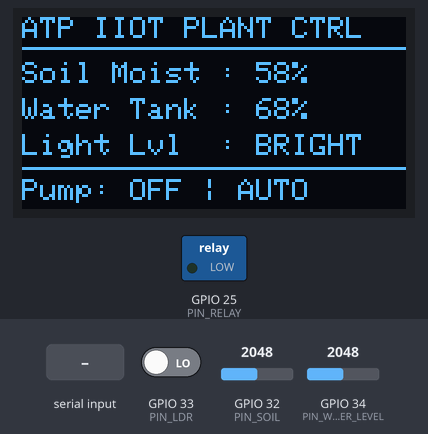
Bench run of a sketch on a simulated ESP32. Parts: 128×64 one-colour display, switched loads named in the sketch (green lamp = pin HIGH). Inputs (shaded band) come from the test bench; at power-on: GPIO 32 (PIN_SOIL) = 2048, GPIO 34 (PIN_WATER_LEVEL) = 2048, GPIO 33 (PIN_LDR) LOW (analog values on the 0–4095 scale). What the sketch prints to the serial monitor is not drawn.

Above: at 2.2 s.
2.3 s: GPIO 32 (PIN_SOIL) set to 1114
At 3.8 s:
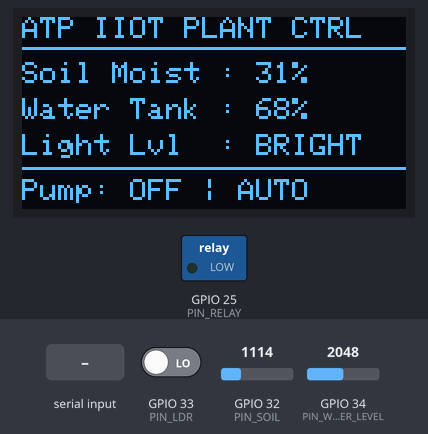
4.5 s: GPIO 32 (PIN_SOIL) set to 1001
At 5.3 s:
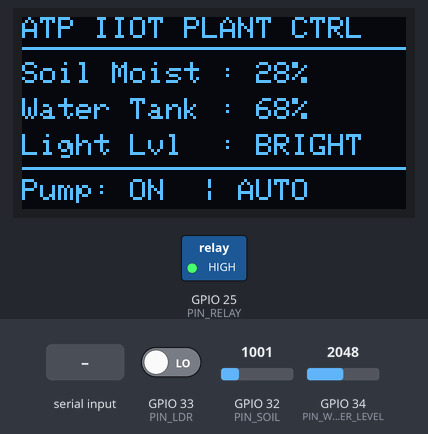
6.5 s: GPIO 34 (PIN_WATER_LEVEL) set to 471
At 8.1 s:
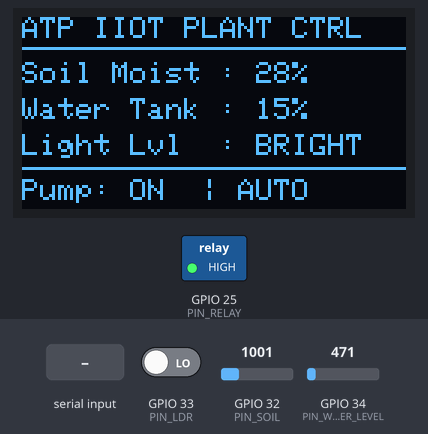
8.5 s: GPIO 34 (PIN_WATER_LEVEL) set to 423
At 9.6 s:
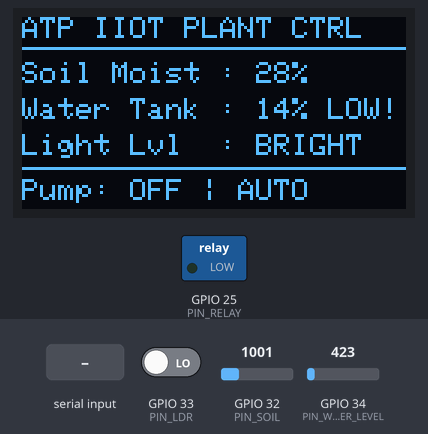
10.5 s: GPIO 33 (PIN_LDR) driven HIGH
At 12.2 s:
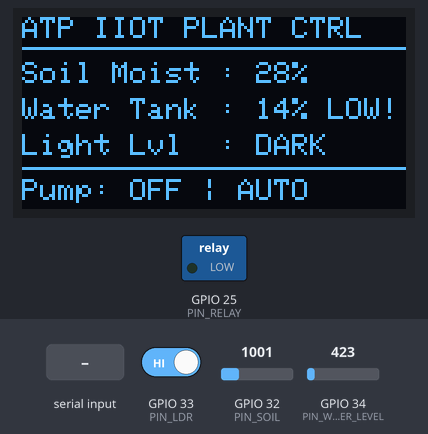
12.5 s: "PUMP:ON\n" received over Serial
At 13.9 s:
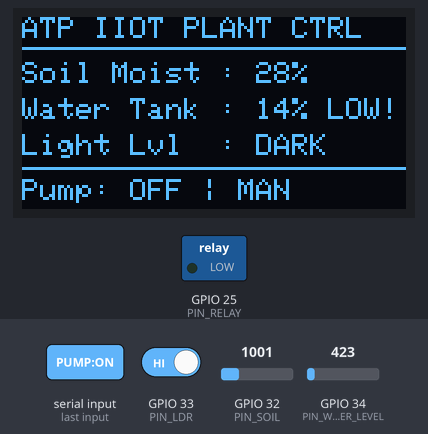
Timing chart, 0 to 15.5 s (numbered marks = the images above; inputs shaded):
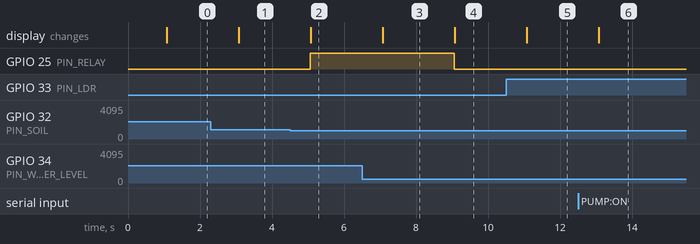

The sketch:

RootHex.ino
```cpp
#include <Wire.h>
#include <Adafruit_GFX.h>
#include <Adafruit_SSD1306.h>

// ---------------- PIN DEFINITIONS ----------------
#define PIN_RELAY        25   // Relay IN pin (Controls 5V Water Pump)
#define PIN_SOIL         32   // SparkFun Soil Moisture Sensor (Analog)
#define PIN_LDR          33   // LDR Module Digital Output (do)
#define PIN_WATER_LEVEL  34   // Water Level Sensor (Analog, Input-only GPIO)
#define PIN_OLED_SDA     21   // OLED I2C Data
#define PIN_OLED_SCL     22   // OLED I2C Clock (SCK)

// ---------------- OLED SETTINGS ------------------
#define SCREEN_WIDTH     128
#define SCREEN_HEIGHT    64
#define OLED_RESET       -1
#define SCREEN_ADDRESS   0x3C // Standard I2C address for 128x64 OLED

Adafruit_SSD1306 display(SCREEN_WIDTH, SCREEN_HEIGHT, &Wire, OLED_RESET);

// ---------------- HARDWARE LOGIC CONFIG ----------
// Many 5V relay modules are Active-LOW. Swap HIGH/LOW if your relay works in reverse.
#define RELAY_ON         HIGH
#define RELAY_OFF        LOW

// Standard LDR comparator modules output LOW when bright and HIGH when dark.
#define LDR_BRIGHT_STATE LOW

// ---------------- CALIBRATION & THRESHOLDS -------
// SparkFun conductive soil sensor: 0 = completely dry, ~3500 = submerged in water
const int SOIL_ADC_DRY          = 0;
const int SOIL_ADC_WET          = 3500;

// Water level sensor ADC range (12-bit: 0 to 4095)
const int WATER_ADC_EMPTY       = 0;
const int WATER_ADC_FULL        = 3000;

// Automation thresholds (in percentage)
const int SOIL_DRY_TRIGGER_PCT  = 30;  // Turn pump ON below 30% moisture
const int SOIL_WET_STOP_PCT     = 65;  // Turn pump OFF above 65% moisture
const int MIN_WATER_TANK_PCT    = 15;  // Cutoff pump if reservoir falls below 15%

// ---------------- STATE VARIABLES ----------------
int soilRaw = 0;
int soilPercent = 0;
int waterRaw = 0;
int waterPercent = 0;
bool isBright = false;
bool pumpActive = false;
bool autoMode = true;       // True = Automatic watering, False = Manual app override
bool oledAvailable = false;

unsigned long lastUpdate = 0;
const unsigned long UPDATE_INTERVAL_MS = 1000; // Update OLED & Serial every 1 second

// ---------------- HELPER FUNCTIONS ---------------
void setPump(bool turnOn) {
  pumpActive = turnOn;
  digitalWrite(PIN_RELAY, turnOn ? RELAY_ON : RELAY_OFF);
}

void readSensors() {
  // 1. Read Soil Moisture (Analog 12-bit: 0 - 4095)
  soilRaw = analogRead(PIN_SOIL);
  soilPercent = map(soilRaw, SOIL_ADC_DRY, SOIL_ADC_WET, 0, 100);
  soilPercent = constrain(soilPercent, 0, 100);

  // 2. Read Reservoir Water Level (Analog 12-bit: 0 - 4095)
  waterRaw = analogRead(PIN_WATER_LEVEL);
  waterPercent = map(waterRaw, WATER_ADC_EMPTY, WATER_ADC_FULL, 0, 100);
  waterPercent = constrain(waterPercent, 0, 100);

  // 3. Read LDR Digital Output
  int ldrState = digitalRead(PIN_LDR);
  isBright = (ldrState == LDR_BRIGHT_STATE);
}

void evaluatePumpControl() {
  // Safety Cutoff: Never allow the pump to run dry if the tank is empty
  if (waterPercent < MIN_WATER_TANK_PCT) {
    setPump(false);
    return;
  }

  // Automatic Irrigation Logic (with hysteresis so the relay doesn'trapidly click)
  if (autoMode) {
    if (!pumpActive && soilPercent < SOIL_DRY_TRIGGER_PCT) {
      setPump(true);
    } else if (pumpActive && soilPercent >= SOIL_WET_STOP_PCT) {
      setPump(false);
    }
  }
}

void updateOLED() {
  if (!oledAvailable) return;

  display.clearDisplay();
  display.setTextSize(1);
  display.setTextColor(SSD1306_WHITE);

  // Header Bar
  display.setCursor(0, 0);
  display.println(F("ATP IIOT PLANT CTRL"));
  display.drawLine(0, 10, 127, 10, SSD1306_WHITE);

  // Soil Moisture Row
  display.setCursor(0, 15);
  display.print(F("Soil Moist : "));
  display.print(soilPercent);
  display.println(F("%"));

  // Water Tank Level Row
  display.setCursor(0, 27);
  display.print(F("Water Tank : "));
  display.print(waterPercent);
  display.print(F("%"));
  if (waterPercent < MIN_WATER_TANK_PCT) {
    display.print(F(" LOW!"));
  }

  // Light Status Row
  display.setCursor(0, 39);
  display.print(F("Light Lvl  : "));
  display.println(isBright ? F("BRIGHT") : F("DARK"));

  // Pump & Mode Status Row
  display.drawLine(0, 50, 127, 50, SSD1306_WHITE);
  display.setCursor(0, 54);
  display.print(F("Pump: "));
  display.print(pumpActive ? F("ON ") : F("OFF"));
  display.print(F(" | "));
  display.print(autoMode ? F("AUTO") : F("MAN"));

  display.display();
}

void sendSerialData() {
  // Outputs single-line JSON for easy parsing by your app
  Serial.print(F("{\"soil_raw\":"));
  Serial.print(soilRaw);
  Serial.print(F(",\"soil_pct\":"));
  Serial.print(soilPercent);
  Serial.print(F(",\"water_raw\":"));
  Serial.print(waterRaw);
  Serial.print(F(",\"water_pct\":"));
  Serial.print(waterPercent);
  Serial.print(F(",\"light\":\""));
  Serial.print(isBright ? F("BRIGHT") : F("DARK"));
  Serial.print(F("\",\"pump\":\""));
  Serial.print(pumpActive ? F("ON") : F("OFF"));
  Serial.print(F("\",\"mode\":\""));
  Serial.print(autoMode ? F("AUTO") : F("MANUAL"));
  Serial.print(F("\",\"low_water_alert\":"));
  Serial.print(waterPercent < MIN_WATER_TANK_PCT ? F("true") : F("false"));
  Serial.println(F("}"));
}

void handleSerialCommands() {
  // Optional: Allows your app to control the ESP32 via Serial commands
  if (Serial.available() > 0) {
    String cmd = Serial.readStringUntil('\n');
    cmd.trim();
    cmd.toUpperCase();

    if (cmd == "PUMP:ON") {
      autoMode = false;
      if (waterPercent >= MIN_WATER_TANK_PCT) setPump(true);
    } else if (cmd == "PUMP:OFF") {
      autoMode = false;
      setPump(false);
    } else if (cmd == "MODE:AUTO") {
      autoMode = true;
    }
  }
}

// ---------------- MAIN SETUP & LOOP --------------
void setup() {
  Serial.begin(115200);

  // Configure GPIO Pins
  pinMode(PIN_RELAY, OUTPUT);
  setPump(false); // Ensure pump starts OFF

  pinMode(PIN_LDR, INPUT);
  pinMode(PIN_SOIL, INPUT);
  pinMode(PIN_WATER_LEVEL, INPUT); // GPIO34 is input-only

  // Set ADC resolution to 12-bit (0 - 4095)
  analogReadResolution(12);

  // Initialize I2C on GPIO21 (SDA) and GPIO22 (SCL)
  Wire.begin(PIN_OLED_SDA, PIN_OLED_SCL);

  // Initialize OLED Display
  if (display.begin(SSD1306_SWITCHCAPVCC, SCREEN_ADDRESS)) {
    oledAvailable = true;
    display.clearDisplay();
    display.setTextSize(1);
    display.setTextColor(SSD1306_WHITE);
    display.setCursor(10, 25);
    display.println(F("System Booting..."));
    display.display();
    delay(1000);
  } else {
    Serial.println(F("{\"error\":\"OLED initialization failed at 0x3C\"}"));
  }
}

void loop() {
  handleSerialCommands();

  unsigned long currentMillis = millis();
  if (currentMillis - lastUpdate >= UPDATE_INTERVAL_MS) {
    lastUpdate = currentMillis;

    readSensors();
    evaluatePumpControl();
    updateOLED();
    sendSerialData();
  }
}
```

Measured:
- the behaviour switches between 1050 and 1049 on GPIO 32 (PIN_SOIL) (found by bisection; images 1 and 2)
- the behaviour switches between 450 and 449 on GPIO 34 (PIN_WATER_LEVEL) (found by bisection; images 3 and 4)
- after the input at 2.3 s, the display: changes after 0.78 s (image 1)
- after the input at 4.5 s, GPIO 25 (PIN_RELAY): LOW → HIGH after 0.56 s; the display: changes after 0.58 s (image 2)
- after the input at 6.5 s, the display: changes after 0.58 s (image 3)
- after the input at 8.5 s, GPIO 25 (PIN_RELAY): HIGH → LOW after 0.56 s; the display: changes after 0.58 s (image 4)
- after the input at 10.5 s, the display: changes after 0.58 s (image 5)
- after the input at 12.5 s, the display: changes after 0.58 s (image 6)
